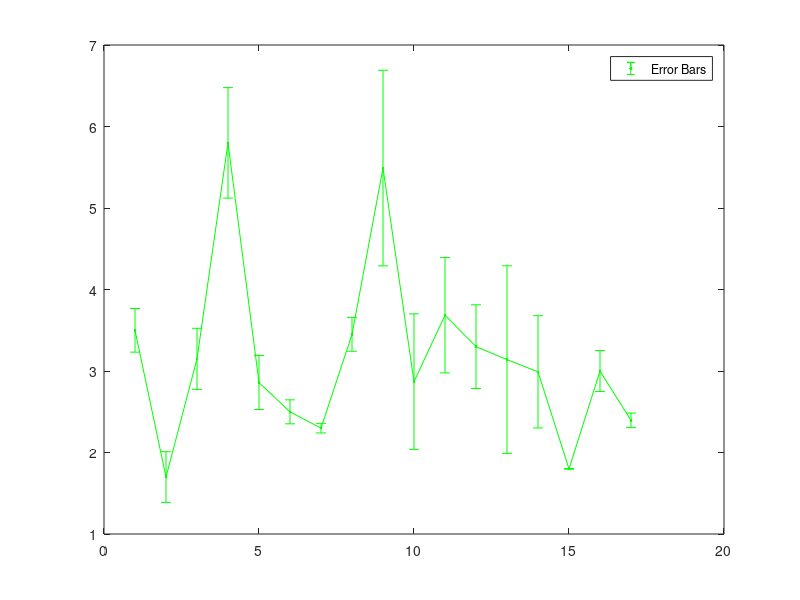

Write MATLAB code to recreate this figure.
load ex1data2.txt

DATA_47 = 47;
ARGS = 2;
BREAKPOINT = 30;

% ------- Input Section -------
X = ex1data2(1:DATA_47, 1:ARGS);
Y = ex1data2(1:DATA_47, end);


X = [ones(DATA_47, 1) X];

Xl = X(1:BREAKPOINT, 1:ARGS);
Xlt = transpose(Xl);
Yl = Y(1:BREAKPOINT);
% X = zscore(X);
% -----------------------------

% --------- Training ----------
W = inv(Xlt * Xl) * Xlt * Yl;
Wt = transpose(W);
% -----------------------------

% Error
EQM = 0;
ERRList = [];
Xc = X(BREAKPOINT+1:end, 1:ARGS);
Yc = Y(BREAKPOINT+1:end);
Yp = transpose(Wt * transpose(Xc));
for i = 1 : DATA_47 - BREAKPOINT
	Ei = Yc(i) - Yp(i);
	ERRList = [ERRList; Ei];
	EQM += Ei^2;
end

EQM /= DATA_47;

% Plotting
errorbar(Yc, ERRList, '-g.');
hold on;

legend({'Error Bars'});
set(gca, 'color', [0.3 0.3 0.3]);  % Background color (chart area)
set(gcf, 'color', [0.4 0.4 0.4]);  % Background color (area outside of chart)